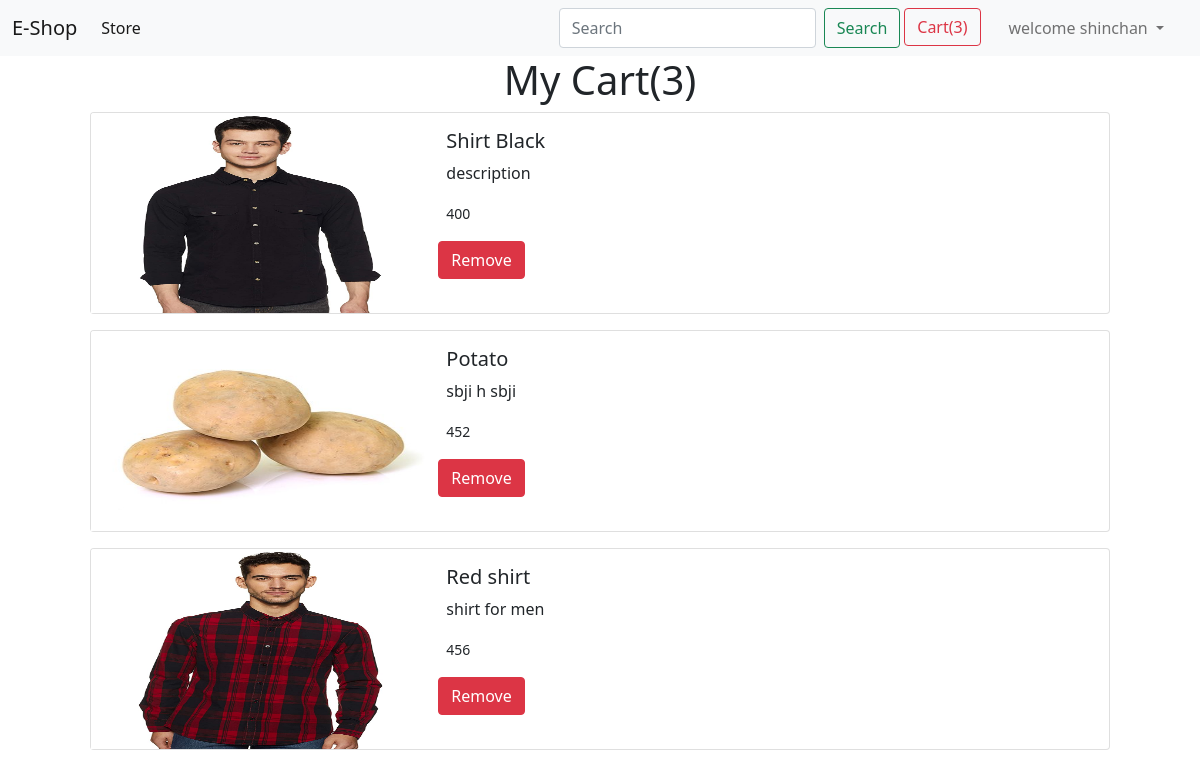
The page /cart (signed in) on the database its author committed.
### store/models.py (models this page shows, shortened)
class Cart(models.Model):
    user = models.ForeignKey(User,on_delete = models.CASCADE)
    product = models.ForeignKey(Product,on_delete=models.CASCADE)
    quantity = models.IntegerField(default=0)
    status = models.BooleanField(default=False)
    added_on = models.DateTimeField()
    update_on = models.DateTimeField()

class Product(models.Model):
    name = models.CharField(max_length=25)
    price = models.IntegerField(default=0)
    category = models.ForeignKey(Category, on_delete = models.CASCADE , default=1)
    desc = models.CharField(max_length=200,default="")
    image = models.ImageField(upload_to='media/')

### store/views.py (the view)
# urls.py: path("cart",views.cart,name='cart'),
def cart(request):
    context = {}
    items = Cart.objects.filter(user__id=request.user.id)
    context["items"] = items
    if request.user.is_authenticated:
        if request.method == "POST":
            prod_id = request.POST["prod_id"]
            product = Product.objects.get(id=prod_id)
            qty = request.POST["qty"]
            is_exist = Cart.objects.filter(
                product__id=prod_id, user__id=request.user.id
            )
            if len(is_exist) > 0:
                messages.success(request, "Item already exists in your cart")
            else:
                cart = Cart(
                    user=request.user,
                    product=product,
                    quantity=qty,
                    added_on=timezone.now(),
                    update_on=timezone.now(),
                )
                cart.save()
                messages.success(request, "Item added in your cart")
    else:
        context["status"] = "Please login to view your Cart"
    return render(request, "cart.html", context)

### templates/cart.html
{% extends 'base.html' %}
{% block content %}
{% if status %}
<h1>{{status}}</h1>
{% else %}
<h1>
    <center>My Cart({{items|length}})</center>
</h1>
{% endif %}
{% for i in items %}
<div class="container">
    <div class="card mb-3 mx-5" style="max-width: 1040px;">
        <div class="row g-0">
            <div class="col-md-4">
                <img src="{{i.product.image.url}}" class="card-img-top" alt="..." height="200px" width="200px">
            </div>
            <div class="col-md-8">
                <div class="card-body">
                    <h5 class="card-title">{{i.product.name}}</h5>
                    <p class="card-text">{{i.product.desc}}</p>
                    <p class="card-text"><small class="text">{{i.product.price}}</small></p>
                </div>
                <div class="mx-2">
                    <input class="btn btn-danger" type="submit" value="Remove"></input>
                </div>
            </div>
        </div>
    </div>
</div>
{% endfor %}
{% endblock content %}

### templates/base.html (shortened to what this page needs)
<!doctype html>
<html lang="en">
<head>
    <link href="https://cdn.jsdelivr.net/npm/bootstrap@5.0.0-beta3/dist/css/bootstrap.min.css" rel="stylesheet"
>
</head>
<body>
    <nav class="navbar navbar-expand-lg navbar-light bg-light">
        <div class="container-fluid">
            <a class="navbar-brand" href="/">E-Shop</a>
            <div class="collapse navbar-collapse" id="navbarSupportedContent">
                <ul class="navbar-nav me-auto mb-2 mb-lg-0">
                    <li class="nav-item">
                        <a class="nav-link active" aria-current="page" href="cart">Store</a>
                    </li>
            </div>
            <div class="d-flex ml-auto">
            <form class="d-flex">
                <input class="form-control me-2" type="search" placeholder="Search" aria-label="Search">
                <button class="btn btn-outline-success" type="submit">Search</button>
            </form>
            <div class="mx-1">
                <a href="/cart"><input class="btn btn-outline-danger" type="submit" value="Cart({{items|length}})"></a>
            </div>
            {% if user.is_authenticated %}
            <ul class="navbar-nav mx-3">
                <li class="nav-item dropdown">
                    <a class="nav-link dropdown-toggle" href="#" id="navbarDropdown" role="button"
                        data-bs-toggle="dropdown" aria-expanded="false">
                        welcome {{request.user}}
                    </a>
                </li>
            </ul>
        </div>
                {% endif %}
            </div>
    </nav>
    {% block content %}{% endblock content %}
</body>
</html>

### rows shown on the page
Cart: product.image (picture), product.name "Shirt Black", product.desc "description", product.price "400"
Cart: product.image (picture), product.name "Potato", product.desc "sbji h sbji", product.price "452"
Cart: product.image (picture), product.name "Red shirt", product.desc "shirt for men", product.price "456"

### other values the page prints
{{ request.user }} "shinchan"
{{ items|length }} "3"
